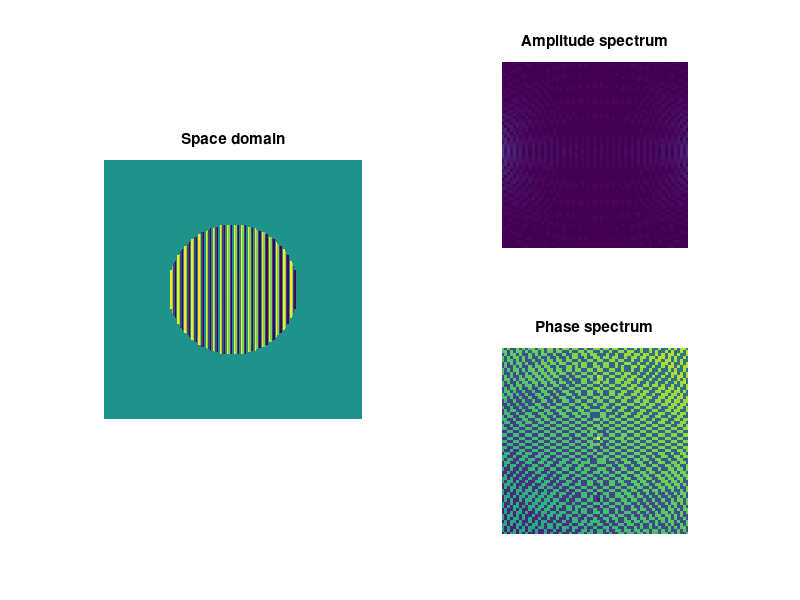
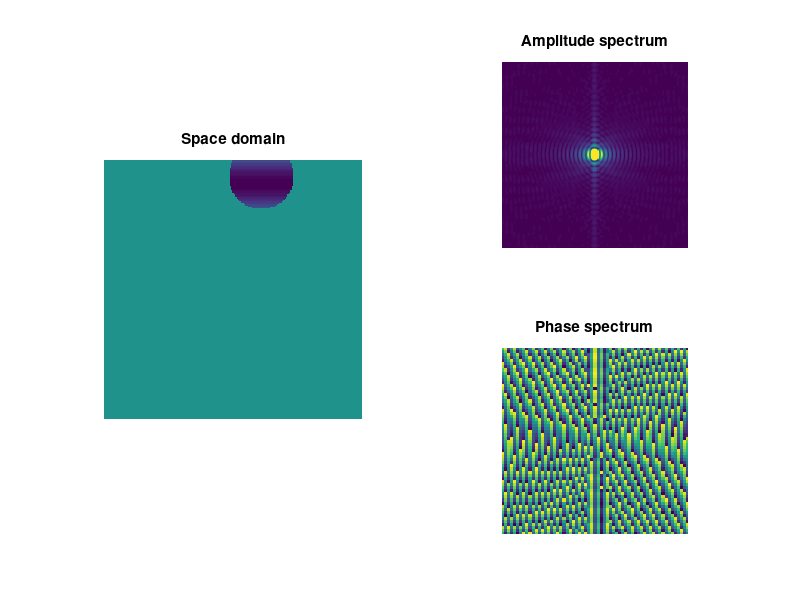

The MATLAB script that drew these images, in order:
%% Exercises from section 8

clear, clc

%% Exercise 1

% The two MATLAB examples of side gradients used square-shaped gradients. Adjust the code to
% make the sine gradient a circle instead of a square. Does that impact the resulting amplitude
% spectrum?

% specify vector of sine frequencies
sinefreq = linspace(.0001,.2,50);  % arbitrary units

% leave this fixed for now
sinephas = pi/2;

% sine wave initializations
lims  = [-91 91];
[x,y] = ndgrid(lims(1):lims(2),lims(1):lims(2));
xp    = x*cos(sinephas) + y*sin(sinephas);
clim  = [0 1000];

% setup plot
figure(1), clf
subplot(121)
imageh = imagesc(rand(length(x)));
axis square, axis off, axis xy
title('Space domain')

subplot(222)
amph = imagesc(rand(length(x)));
axis square, axis off, axis xy
set(gca,'xlim',[lims(2)-30 lims(2)+30],'ylim',[lims(2)-30 lims(2)+30],'clim',clim)
title('Amplitude spectrum')

subplot(224)
phaseh = imagesc(rand(length(x)));
axis square, axis off, axis xy
set(gca,'xlim',[lims(2)-30 lims(2)+30],'ylim',[lims(2)-30 lims(2)+30])
title('Phase spectrum')

width = 100;
gaus2d = exp(-(x.^2 + y.^2) ./ (2*width^2));

% now loop over phases
for si=1:length(sinefreq)
    
    % compute sine wave
    img = sin( 2*pi*sinefreq(si)*xp );
    img(gaus2d<.9) = 0;
    
    % 2D FFT and extract power and phase spectra
    imgX  = fftshift(fft2(img));
    
    powr2 = abs(imgX);
    phas2 = angle(imgX);
    
    % update plots
    set(imageh,'CData',img);
    set(amph  ,'CData',powr2);
    set(phaseh,'CData',phas2);
    
    pause(.2)
end

%% Exercise 2

% I showed an example in MATLAB of a solid ball moving around on a plane. The amplitude
% spectrum was a dot in the center. Integrate the sine gradient and ball examples by replacing the
% ball with moving gradients. Then try moving the ball around in different regions of the plane to
% see the effects on the amplitude spectrum.
% It’s also interesting to compare different spatial frequencies. For example, try .01 or .05. For .01,
% the amplitude at low frequencies (center of the amplitude spectrum plane) goes from red to blue
% (decreased amplitude). What’s happening in the image that causes this decrease in amplitude?

lims  = [-91 91];
[x,y] = ndgrid(lims(1):lims(2),lims(1):lims(2));
width = 50;   % width of gaussian

centlocs = linspace(-80,80,50);

% setup plot
figure(3), clf
subplot(121)
imageh = imagesc(rand(length(x)));
axis square, axis off, axis xy
title('Space domain')
set(gca,'clim',[-1 1])

subplot(222)
amph = imagesc(rand(length(x)));
axis square, axis off, axis xy
title('Amplitude spectrum')
set(gca,'clim',[0 200])

subplot(224)
phaseh = imagesc(rand(length(x)));
set(gca,'xlim',[lims(2)-30 lims(2)+30],'ylim',[lims(2)-30 lims(2)+30])
axis square, axis off, axis xy
title('Phase spectrum')

sinefreq = .01;
sinegrad = sin( 2*pi*sinefreq*x );

% now loop over locations (center locations)
for si=1:length(centlocs)
    
    mx = x-centlocs(si);
    my = y-20;
    
    gaus2d = exp(-(mx.^2 + my.^2) ./ (2*width^2));
    img = sinegrad;
    img(gaus2d<.9) = 0;
    
    % 2D FFT and extract power and phase spectra
    imgX  = fftshift(fft2(img));
    powr2 = abs(imgX);
    phas2 = angle(imgX);
    
    % update plots
    set(imageh,'CData',img);
    set(amph  ,'CData',powr2);
    set(phaseh,'CData',phas2);
    
    pause(.2)
end

% for low frequency it happens that the entire 'ball' encompasses less than
% a cycle per 'frame', so that the center of the amplitude spectrum
% oscillates between high anl low values



